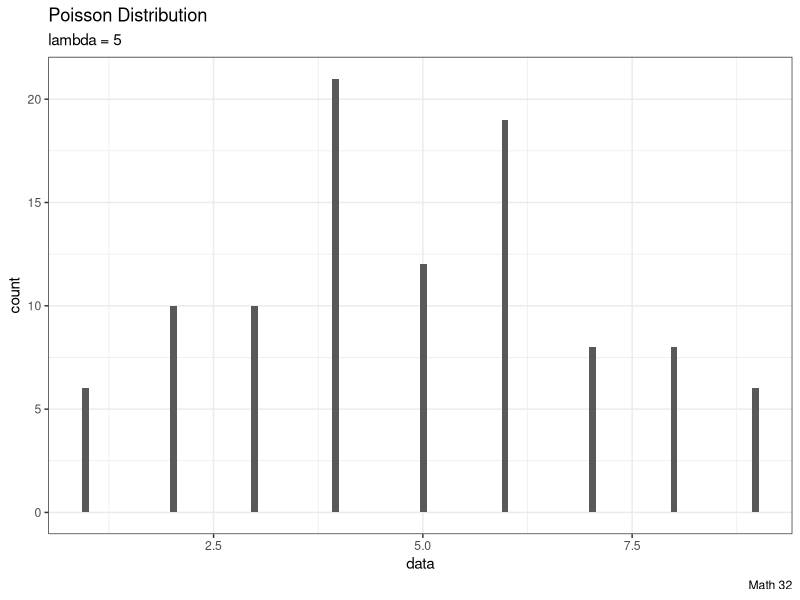
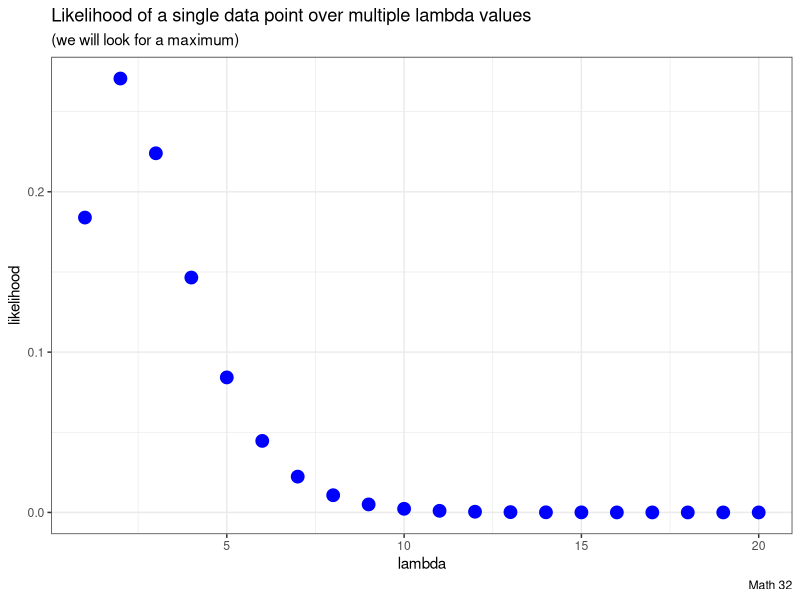
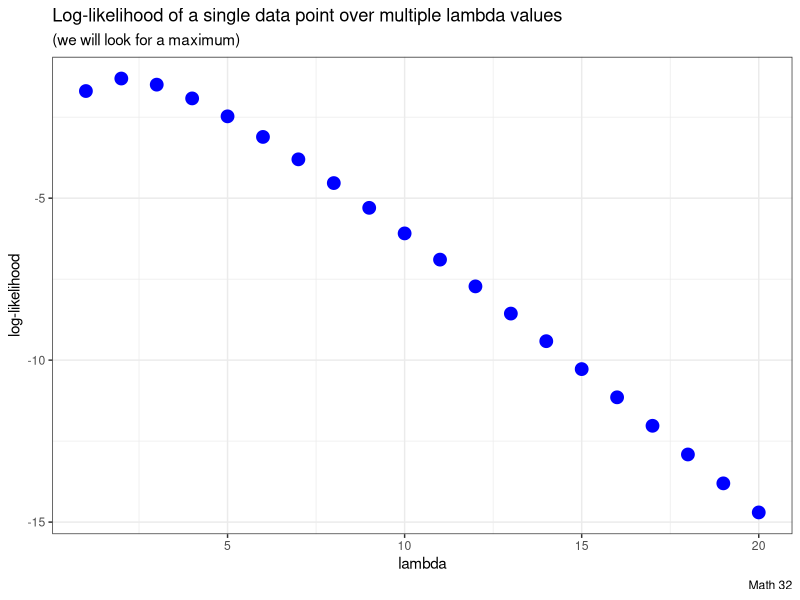
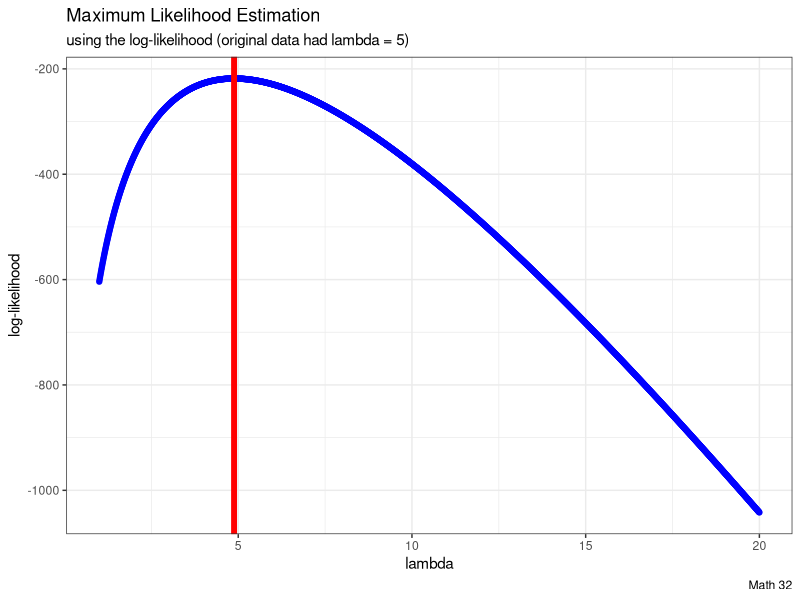
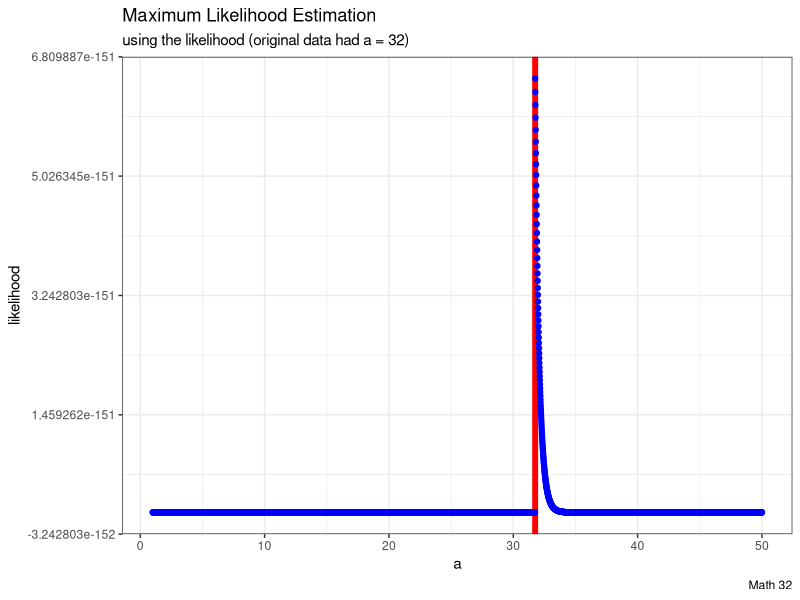
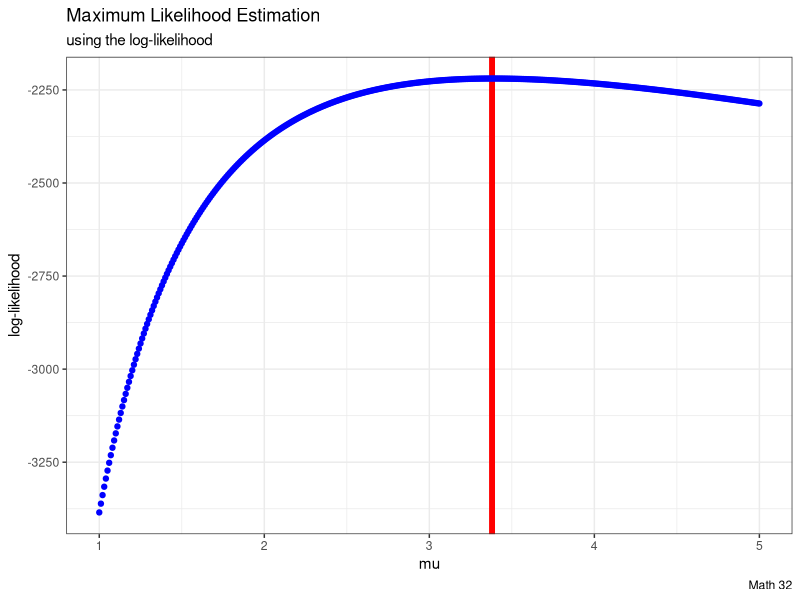

Reproduce these figures in R, in order.
## ---- chunk 1
knitr::opts_chunk$set(echo = TRUE)
library("tidyverse") #to load ggplot() and read_csv() functions
data_obs <- rexp(1000, rate = 1/3.2)
## ---- chunk 2
# generate data from Poisson distribution with the parameter lambda = 5
N <- 100 #sample size
data_pois <- rpois(n = N, lambda = 5)

# convert to data frame
df_Poisson <- data.frame(data_pois)

# plot data
df_Poisson %>% 
  ggplot(aes(x=data_pois))+ 
  geom_histogram(bins = N) +
  labs(title = "Poisson Distribution",
       subtitle = "lambda = 5", 
       caption = "Math 32",
       x = "data",
       y = "count") +
  theme_bw()
## ---- chunk 3
# likelihood of a single data point, guessing lambda = 1
dpois(data_pois[1], lambda = 1)

# likelihood of a single data point, over a sequence of guesses for lambda
lambda_values <- seq(1, 20)
likelihood <- dpois(data_pois[1], lambda = lambda_values)

# arranged into a data frame
lh_single <- data.frame(lambda_values = lambda_values, likelihood = likelihood )

lh_single %>% 
  ggplot(aes(x = lambda_values,y = likelihood))+
  geom_point(size = 4, color = "blue")+
  labs(title = "Likelihood of a single data point over multiple lambda values",
       subtitle = "(we will look for a maximum)",
       caption = "Math 32",
       x = "lambda",
       y = "likelihood") +
  theme_bw() 
## ---- chunk 4
# log-likelihood of a single data point, guessing lambda = 1
dpois(data_pois[1], lambda = 1, log = TRUE)

# log-likelihood of a single data point, over a sequence of guesses for lambda
lambda_values <- seq(1, 20)
log_likelihood <- dpois(data_pois[1], lambda = lambda_values, log = TRUE)

# arranged into a data frame
lh_single <- data.frame(lambda_values = lambda_values, log_likelihood = log_likelihood)

lh_single %>% 
  ggplot(aes(x = lambda_values,y = log_likelihood))+
  geom_point(size = 4, color = "blue")+
  labs(title = "Log-likelihood of a single data point over multiple lambda values",
       subtitle = "(we will look for a maximum)",
       caption = "Math 32",
       x = "lambda",
       y = "log-likelihood") +
  theme_bw() 
## ---- chunk 5
LL_poisson <- function(lambda, y){
  # log-likelihood by summing 
  LL <- sum(dpois(y, lambda, log=TRUE))
  return(LL)
}
lambda_values <- seq(1, 20, by = 0.01)

# compute log-likelihood for all data, for all lambda values
LL <- sapply(lambda_values, function(x){ LL_poisson(x, data_pois) })

# save the lambdas and log-likelihoods in a data frame
df <- data.frame(LL, lambda_values)

df %>% 
  ggplot(aes(x = lambda_values,y = LL)) +
  geom_point(color = "blue") +
  geom_vline(xintercept = lambda_values[which.max(LL)], color = "red", size = 2) +
  labs(title = "Maximum Likelihood Estimation",
       subtitle = "using the log-likelihood (original data had lambda = 5)",
       caption = "Math 32",
       x = "lambda",
       y = "log-likelihood") +
  theme_bw()
## ---- chunk 6
# the MLE value itself
lambda_values[which.max(LL)]
## ---- chunk 7
a <-32
N <- 100
data_unif <- runif(N, 0, a)
likelihood_unif <- function(a, data){
  temp <- dunif(data, 0, a)
  return(prod(temp, na.rm = TRUE))
}
## ---- chunk 8
# compute likelihood for all data, for many guesses at parameter a
a_values <- seq(1, 50, by = 0.01)
LH <- sapply(a_values, function(x){ likelihood_unif(x, data_unif) })
df <- data.frame(a_values, LH)

# graph the likelihood curve
df %>% 
  ggplot(aes(x = a_values, y = LH)) +
  geom_vline(xintercept = a_values[which.max(LH)], color = "red", size = 2) +
  geom_point(color = "blue") +
  labs(title = "Maximum Likelihood Estimation",
       subtitle = "using the likelihood (original data had a = 32)",
       caption = "Math 32",
       x = "a",
       y = "likelihood") +
  theme_bw()
## ---- chunk 9
MLE = a_values[which.max(LH)]
## ---- chunk 10
LL_exp <- function(mu = 1, sample_data){
  lambda <- 1/mu
  n <- sum(!is.na(sample_data)) #sample size
  this_sum <- sum(sample_data, na.rm = TRUE)
  loglikelihood <- n*log(lambda) - this_sum * lambda
  loglikelihood #return
}
## ---- chunk 11
# values to guess toward MLE
mu_values <- seq(1, 5, by = 0.01)

# compute log-likelihood for all data, for all lambda values
LL_values <- sapply(mu_values, function(x){ LL_exp(x, data_obs) })

# save the lambdas and log-likelihoods in a data frame
df <- data.frame(mu_values, LL_values)

df %>% 
  ggplot(aes(x = mu_values, y = LL_values)) +
  geom_vline(xintercept = mu_values[which.max(LL_values)],
             color = "red", size = 2) +
  geom_point(color = "blue") +
  labs(title = "Maximum Likelihood Estimation",
       subtitle = "using the log-likelihood",
       caption = "Math 32",
       x = "mu",
       y = "log-likelihood") +
  theme_bw()
## ---- chunk 12

MLE = mu_values[which.max(LL_values)]

